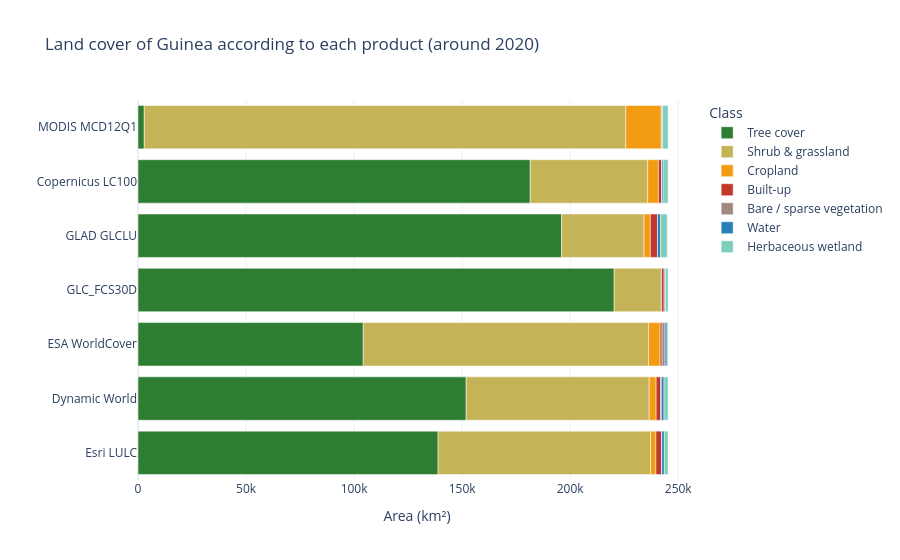

Notebook code for this chart:
### Markdown cell above
### 8.6 Land-cover products

- Forest-only products (Hansen, TMF, GFC2020) are left out. 
- The cross-table shows, for one pair of products, how the area one of them calls each class is called by the other.

### Code cell
CROSSTAB_PAIR = ("esri", "worldcover")

lulc_keys = [key for key in comparison_years if key in lulc_wide]
lulc_snapshot = pd.DataFrame({key: lulc_wide[key][comparison_years[key]] for key in lulc_keys})

composition = (
    pd.DataFrame({key: snapshot_weights.groupby(lulc_snapshot[key]).sum() for key in lulc_keys})
    .drop(index=0, errors="ignore")
    .rename(index=HARMONISED_CLASSES, columns=PRODUCT_LABELS)
    .fillna(0)
)
plot_table = composition.reset_index(names="class").melt(id_vars="class", var_name="product", value_name="km2")
fig = px.bar(
    plot_table, y="product", x="km2", color="class", orientation="h", color_discrete_map=HARMONISED_COLORS,
    labels={"km2": "Area (km²)", "product": "", "class": "Class"},
    title=f"Land cover of Guinea according to each product (around {COMPARISON_YEAR})", template=PLOT_TEMPLATE,
)
fig.update_traces(hovertemplate="%{x:,.0f} km²")
fig.show()

lulc_agreement = pd.DataFrame(index=lulc_keys, columns=lulc_keys, dtype=float)
for a in lulc_keys:
    for b in lulc_keys:
        valid = (lulc_snapshot[a] > 0) & (lulc_snapshot[b] > 0)
        lulc_agreement.loc[a, b] = 100 * np.average(lulc_snapshot.loc[valid, a] == lulc_snapshot.loc[valid, b],
                                                     weights=snapshot_weights[valid])
fig = px.imshow(
    lulc_agreement.rename(index=PRODUCT_LABELS, columns=PRODUCT_LABELS).round(0), text_auto=True,
    color_continuous_scale="Blues", zmin=0, zmax=100, aspect="auto",
    title=f"Agreement on the 7 common classes (%), around {COMPARISON_YEAR}", template=PLOT_TEMPLATE,
)
fig.update_layout(height=500)
fig.show()

a, b = CROSSTAB_PAIR
if a in lulc_snapshot and b in lulc_snapshot:
    crosstab = pd.crosstab(
        lulc_snapshot[a].map(HARMONISED_CLASSES).rename(PRODUCT_LABELS[a]),
        lulc_snapshot[b].map(HARMONISED_CLASSES).rename(PRODUCT_LABELS[b]),
        values=snapshot_weights, aggfunc="sum",
    ).fillna(0)
    print(f"km²: rows = {PRODUCT_LABELS[a]}, columns = {PRODUCT_LABELS[b]}")
    display(crosstab.round(0))

### Figure 1 — Plotly figure (JSON) as saved in the notebook; plotly's stock layout.template omitted (floating-point values rounded to 4 significant figures)
{"data": [{"hovertemplate": "%{x:,.0f} km²", "legendgroup": "Tree cover", "marker": {"color": "#2e7d32", "pattern": {"shape": ""}}, "name": "Tree cover", "orientation": "h", "showlegend": true, "textposition": "auto", "type": "bar", "x": [138900.0, 151900.0, 104200.0, 220400.0, 196000.0, 181500.0, 2892.0], "xaxis": "x", "y": ["Esri LULC", "Dynamic World", "ESA WorldCover", "GLC_FCS30D", "GLAD GLCLU", "Copernicus LC100", "MODIS MCD12Q1"], "yaxis": "y"}, {"hovertemplate": "%{x:,.0f} km²", "legendgroup": "Shrub & grassland", "marker": {"color": "#c5b358", "pattern": {"shape": ""}}, "name": "Shrub & grassland", "orientation": "h", "showlegend": true, "textposition": "auto", "type": "bar", "x": [98330.0, 84740.0, 132000.0, 21830.0, 38130.0, 54360.0, 222800.0], "xaxis": "x", "y": ["Esri LULC", "Dynamic World", "ESA WorldCover", "GLC_FCS30D", "GLAD GLCLU", "Copernicus LC100", "MODIS MCD12Q1"], "yaxis": "y"}, {"hovertemplate": "%{x:,.0f} km²", "legendgroup": "Cropland", "marker": {"color": "#f39c12", "pattern": {"shape": ""}}, "name": "Cropland", "orientation": "h", "showlegend": true, "textposition": "auto", "type": "bar", "x": [2477.0, 3195.0, 5368.0, 101.5, 2928.0, 4945.0, 16400.0], "xaxis": "x", "y": ["Esri LULC", "Dynamic World", "ESA WorldCover", "GLC_FCS30D", "GLAD GLCLU", "Copernicus LC100", "MODIS MCD12Q1"], "yaxis": "y"}, {"hovertemplate": "%{x:,.0f} km²", "legendgroup": "Built-up", "marker": {"color": "#c0392b", "pattern": {"shape": ""}}, "name": "Built-up", "orientation": "h", "showlegend": true, "textposition": "auto", "type": "bar", "x": [2656.0, 2139.0, 914.7, 1252.0, 3311.0, 1446.0, 409.0], "xaxis": "x", "y": ["Esri LULC", "Dynamic World", "ESA WorldCover", "GLC_FCS30D", "GLAD GLCLU", "Copernicus LC100", "MODIS MCD12Q1"], "yaxis": "y"}, {"hovertemplate": "%{x:,.0f} km²", "legendgroup": "Bare / sparse vegetation", "marker": {"color": "#a1887f", "pattern": {"shape": ""}}, "name": "Bare / sparse vegetation", "orientation": "h", "showlegend": true, "textposition": "auto", "type": "bar", "x": [78.29, 287.3, 1403.0, 37.76, 8.731, 43.45, 4.515], "xaxis": "x", "y": ["Esri LULC", "Dynamic World", "ESA WorldCover", "GLC_FCS30D", "GLAD GLCLU", "Copernicus LC100", "MODIS MCD12Q1"], "yaxis": "y"}, {"hovertemplate": "%{x:,.0f} km²", "legendgroup": "Water", "marker": {"color": "#2980b9", "pattern": {"shape": ""}}, "name": "Water", "orientation": "h", "showlegend": true, "textposition": "auto", "type": "bar", "x": [1172.0, 1212.0, 906.3, 503.4, 1365.0, 671.9, 245.4], "xaxis": "x", "y": ["Esri LULC", "Dynamic World", "ESA WorldCover", "GLC_FCS30D", "GLAD GLCLU", "Copernicus LC100", "MODIS MCD12Q1"], "yaxis": "y"}, {"hovertemplate": "%{x:,.0f} km²", "legendgroup": "Herbaceous wetland", "marker": {"color": "#7fcdbb", "pattern": {"shape": ""}}, "name": "Herbaceous wetland", "orientation": "h", "showlegend": true, "textposition": "auto", "type": "bar", "x": [1744.0, 1900.0, 486.6, 1237.0, 3147.0, 2325.0, 2528.0], "xaxis": "x", "y": ["Esri LULC", "Dynamic World", "ESA WorldCover", "GLC_FCS30D", "GLAD GLCLU", "Copernicus LC100", "MODIS MCD12Q1"], "yaxis": "y"}], "layout": {"barmode": "relative", "legend": {"title": {"text": "Class"}, "tracegroupgap": 0}, "title": {"text": "Land cover of Guinea according to each product (around 2020)"}, "xaxis": {"anchor": "y", "domain": [0, 1], "title": {"text": "Area (km²)"}}, "yaxis": {"anchor": "x", "domain": [0, 1], "title": {"text": ""}}}}
